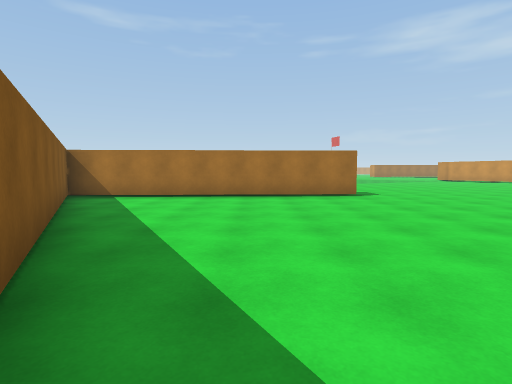
View 1 (above)

21 first-person views from a walk through a scene from a Unity 3-D project. The camera is 1.4 m above the floor, tilts 4° down and sees 80° across. The floor is counted in squares, 2 m on a side. Each view is taken from the middle of a square. On the plan, view 1 faces up. The plan holds only what a view shows up to about 10 squares ahead; the rest is blank. The place goes on beyond the plan. Surface patterns are stand-ins for the level's own textures.

View 2
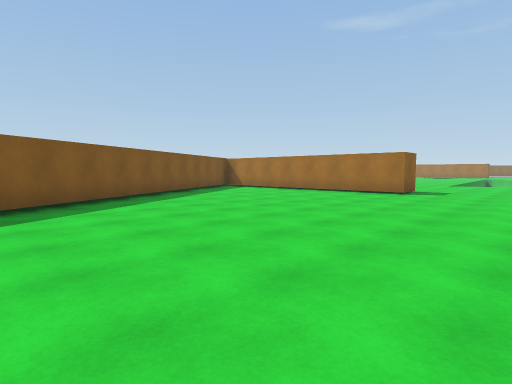

View 3
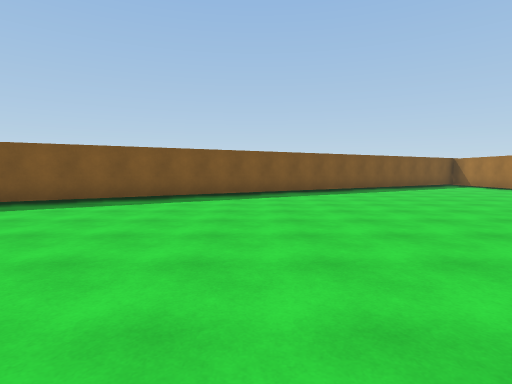

View 4
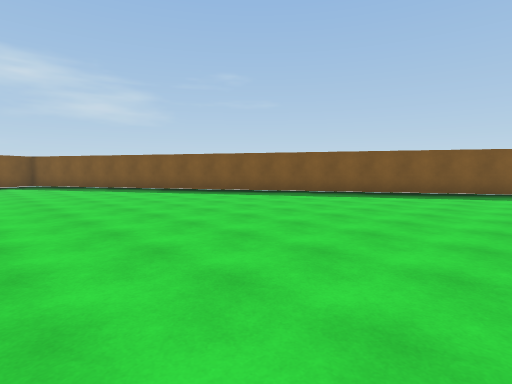

View 5
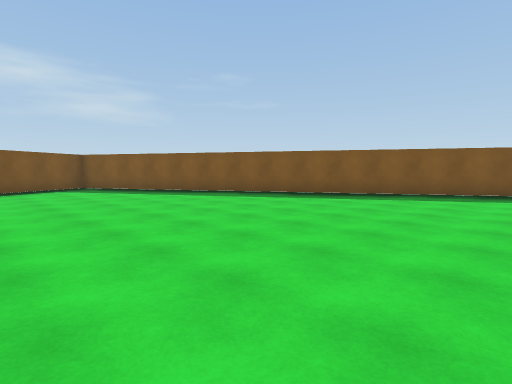

View 6
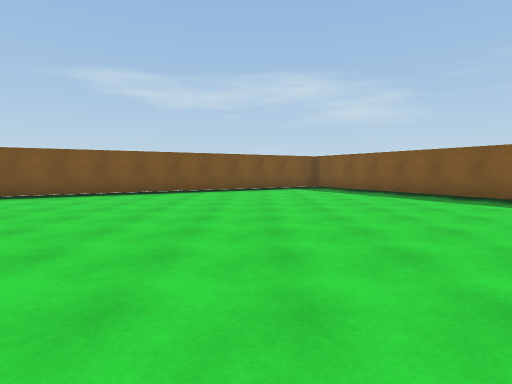

View 7
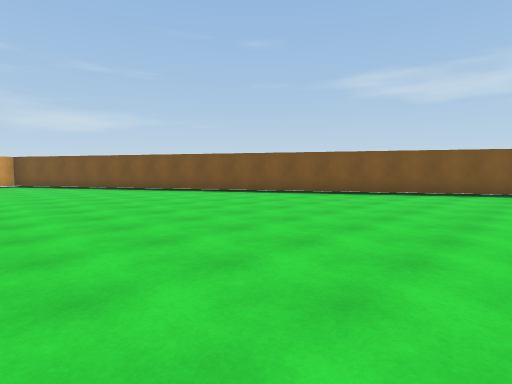

View 8
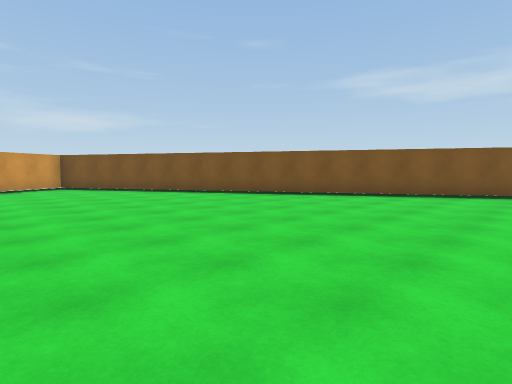

View 9
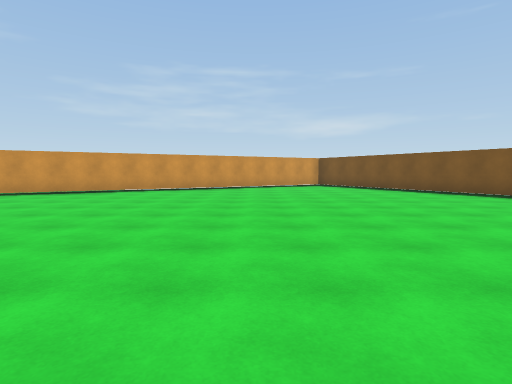

View 10
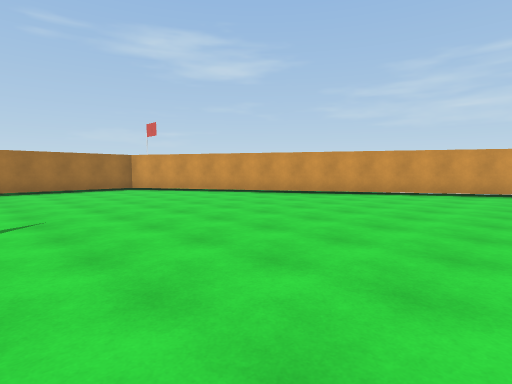

View 11
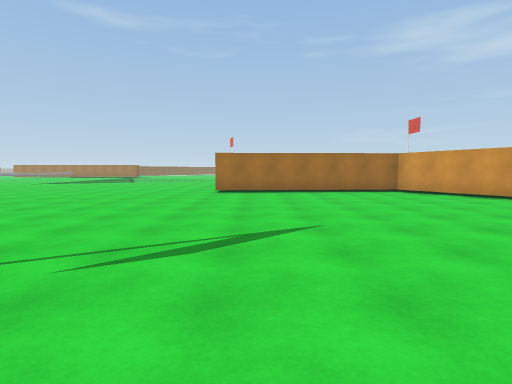

View 12
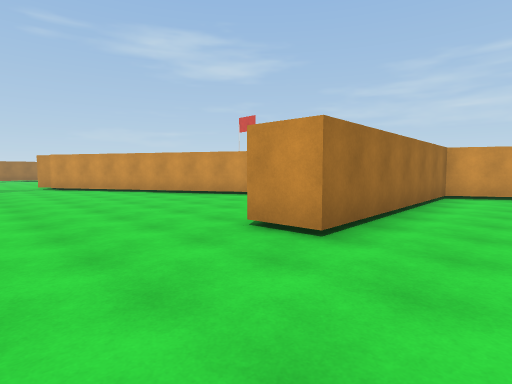

View 13
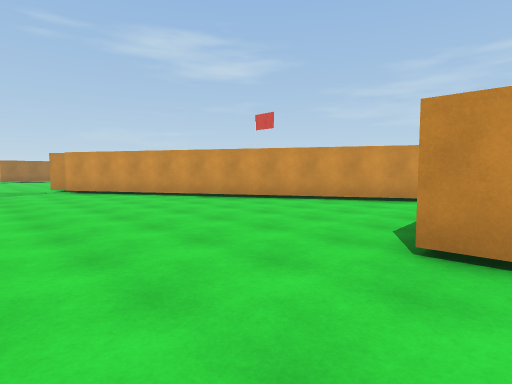

View 14
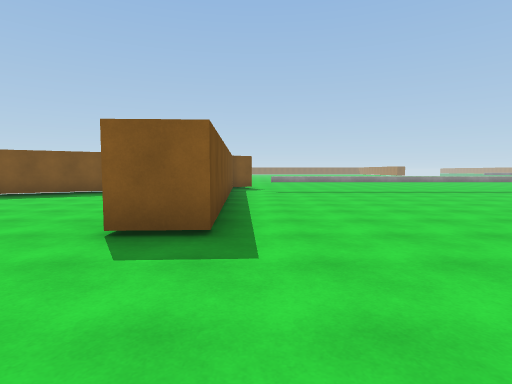

View 15
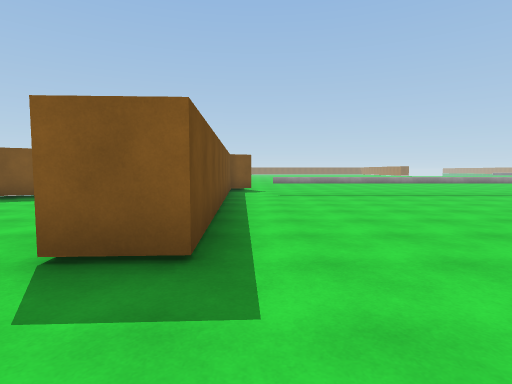

View 16
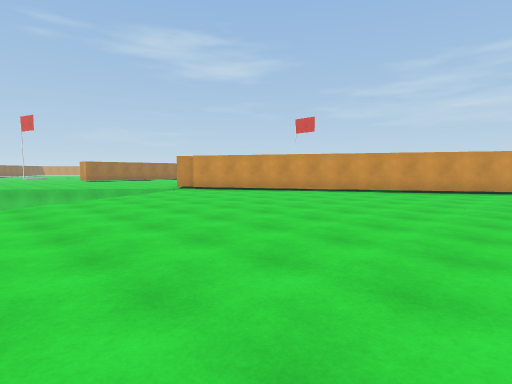

View 17
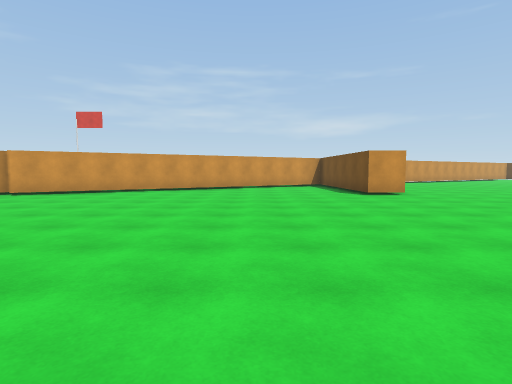

View 18
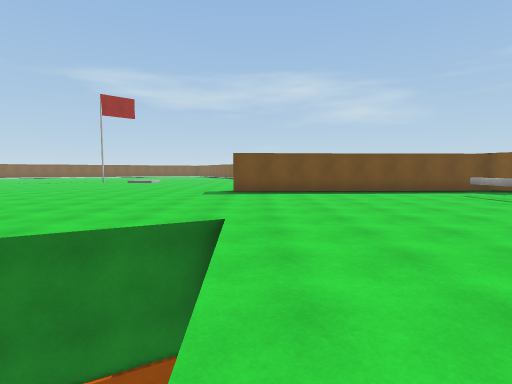

View 19
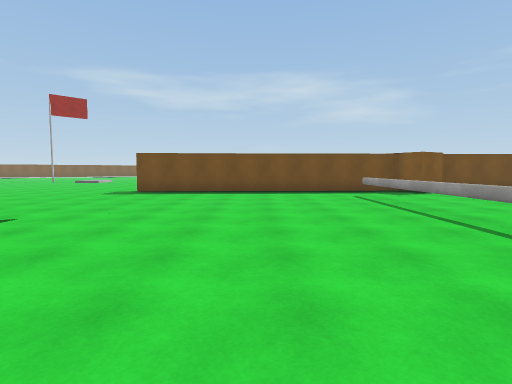

View 20
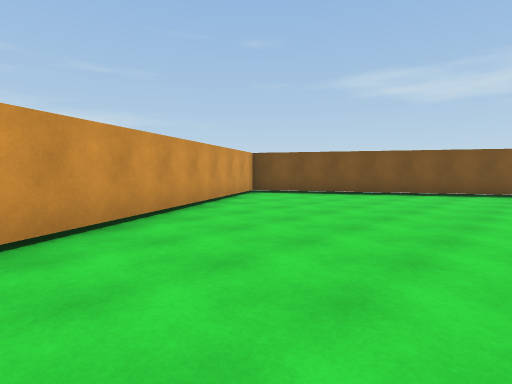

View 21
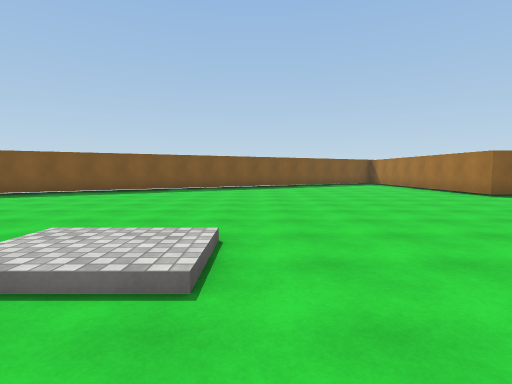

### Floor plan
Points are (right, up) in squares from view 1. A wall is a line through its corners. A room is listed if a view was taken in it or the views show most of it. See-through windows are left out.
Room 1 (views 1, 2, 3, 4, 5, 6, 7, 8, 9, 10, 11, 12, 13, 14, 15, 16, 17, 18, 19, 20, 21)
walls: (17.6, 10.9) (12.5, 19.9); (-4.4, 9.2) (2.7, 9.5) (2.8, 8.3) (-4.9, 7.9) (7.4, -14); (12.9, 20.1) (12.2, 20.6); (26.5, -4.9) (18.7, 9) (12.7, 8.7) (12.7, 10) (14, 10); (9.4, -15.7) (26.5, -6.1)
low walls: (-4, 18.4) (-4, 10.5)
ways out: opening at (-4, 10); gap at (12, 20)

Positions as (right, up) in squares from view 1, and headings:
1: (0, 0), facing up
2: (6, -1), facing up-left
3: (9, -1), facing left
4: (11, -1), facing down-left
5: (12, -4), facing down-left
6: (11, -4), facing down
7: (11, -4), facing down-right
8: (14, -3), facing down-right
9: (13, -3), facing right
10: (14, -2), facing up-right
11: (14, -1), facing up
12: (10, 7), facing up-right
13: (10, 9), facing up-right
14: (6, 10), facing left
15: (5, 10), facing left
16: (6, 10), facing up-right
17: (4, 13), facing right
18: (2, 19), facing down
19: (-1, 19), facing down
20: (20, 1), facing down-right
21: (11, 2), facing left
